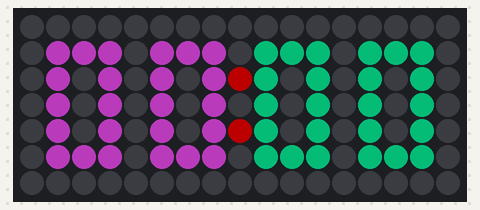
A program run on a simulated Raspberry Pi (BCM pin numbers) with a Unicorn HAT Mini. On the bench: 17×7 RGB LED matrix. Dim RGB values are drawn brighter than linear; the clock reads 2024-03-15 10:24:30 at power-on unless the program sets it.

Above: at 0.1 s.

The program:

timer.py
```python
#!/usr/bin/env python3

import time
import math
import random
import colorsys

from gpiozero import Button
from unicornhatmini import UnicornHATMini

unicornhatmini = UnicornHATMini()
unicornhatmini.set_brightness(0.3)

# Digits as 3x5 pixel elements stored as 15bits
# MSB is top-left, each 5 bits are a column
digits_5x3 = [
    0b111111000111111,  # 0
    0b100011111100001,  # 1
    0b101111010111101,  # 2
    0b101011010111111,  # 3
    0b111000010011111,  # 4
    0b111011010110111,  # 5
    0b111111010100111,  # 6
    0b100001000011111,  # 7
    0b111111010111111,  # 8
    0b111001010011111   # 9
]

R = 0
G = 1
B = 2
Y = 3

key_1 = Button(17)
key_2 = Button(22)
key_3 = Button(6)

class Display():
    """Virtual Simon display class.

    This class wraps an output device (unicornhatmini) and makes it behave like a display
    with four fixed colour lights (Red, Yellow, Blue and Green) and two 3x5 numeric digits.

    """
    def __init__(self, output_device):
        self._output = output_device
        self._width, self._height = self._output.get_shape()
        self._br_red = 0
        self._br_green = 0
        self._br_blue = 0
        self._br_yellow = 0
        self._level = 0
        self.red = (255, 0, 0)
        self.green = (0, 255, 0)
        self.blue = (0, 0, 255)
        self.yellow = (255, 255, 0)
        self._minutes = 0
        self._seconds = 0
        self._digit_left_br = 1.0
        self._digit_right_br = 1.0
        self._digit_left_color = (128, 128, 128)
        self._digit_right_color = (128, 128, 128)

    def _draw_rect(self, x, y, w, h, r, g, b):
        for ry in range(h):
            for rx in range(w):
                self._output.set_pixel(x + rx, y + ry, r, g, b)

    def _draw_digit(self, digit, x, y, r, g, b):
        digit = digits_5x3[digit]
        cols = [
            (digit >> 10) & 0b11111,
            (digit >> 5) & 0b11111,
            (digit) & 0b11111
        ]
        for dx in range(3):
            col = cols[dx]
            for dy in range(5):
                if col & (1 << (4 - dy)):
                    self._output.set_pixel(x + dx, y + dy, r, g, b)

    def clear(self):
        self._output.clear()


    def update(self, minutes, seconds):
        self.set_digits(minutes, seconds)

        #minute tens digit
        minuteTens = int(self._minutes / 10)
        r, g, b = [int(c * self._digit_left_br) for c in self._digit_left_color]
        self._draw_digit(minuteTens, 1, 1, 249, 82, 255)


        minuteOnes = int(self._minutes % 10)
        r, g, b = [int(c * self._digit_left_br) for c in self._digit_left_color]
        # self._draw_digit(minuteOnes, 5, 1, 81, 168, 255)
        self._draw_digit(minuteOnes, 5, 1, 249, 82, 255)

        secondTens = int(self._seconds / 10)
        r, g, b = [int(c * self._digit_right_br) for c in self._digit_right_color]
        self._draw_digit(secondTens, 9, 1, 5, 255, 161)

        secondOnes = int(self._seconds % 10)
        r, g, b = [int(c * self._digit_right_br) for c in self._digit_right_color]
        # self._draw_digit(secondOnes, 13, 1, 255, 97, 0)
        self._draw_digit(secondOnes, 13, 1, 5, 255, 161)

        self._draw_colon(255, 0, 0)

        self._output.show()


    def _draw_colon(self, r, g, b):
        self._output.set_pixel(8, 2, r, g, b)
        self._output.set_pixel(8, 4, r, g, b)

    def set_light_brightness(self, red, green, blue, yellow):
        self._br_red = red
        self._br_green = green
        self._br_blue = blue
        self._br_yellow = yellow

    def set_digits(self, minutes, seconds):
        self._minutes = minutes
        self._seconds = seconds

    def set_digit_brightness(self, left, right):
        self._digit_left_br = left
        self._digit_right_br = right

    def set_digit_color(self, left, right):
        self._digit_left_color = left
        self._digit_right_color = right


class Timer():

    def __init__(self, display):
        self._display = display
        self._display.set_digits(5, 1)
        curTime = time.time()
        self._display.set_light_brightness(
            1, 1, 1, 1
            # self._pulse(curTime / 2),
            # self._pulse((curTime + 0.25) / 2),
            # self._pulse((curTime + 0.5) / 2),
            # self._pulse((curTime + 0.75) / 2)
        )
        self._seconds = 0
        self._minutes = 0
        self._timerCount = 0


    def _pulse(self, time):
        """Helper to produce a sine wave with a period of 1sec"""
        return (math.sin(time * 2 * math.pi - (math.pi / 2)) + 1) / 2.0

    def _hue(self, h):
        """Helper to return an RGB colour from HSV"""
        return tuple([int(c * 255) for c in colorsys.hsv_to_rgb(h, 1.0, 1.0)])

    def key_1(self):
        self._minutes += 1
        # print("{}x{}".format(self._minutes, self._seconds))

    def key_2(self):
        self._seconds += 30

        # increase minutes instead if over 60 seconds
        if self._seconds / 60 > 1:
            self._seconds -= 60
            self._minutes += 1

    def key_3(self):
        self._seconds = 0
        self._minutes = 0

    def update(self):
        self._display.update(self._minutes, self._seconds)
        self._timerCount += 1
        if self._timerCount % 20 == 0:
            self._timerCount = 0
            if self._seconds > 0:
                self._seconds -= 1
            elif ((self._seconds == 0) and (self._minutes > 0)):
                self._minutes -= 1
                self._seconds = 59


        # curTime = time.time()
        # self._display.set_digit_brightness(
        #     self._pulse(curTime),
        #     self._pulse(curTime)
        # )
        # self._display.set_digit_color(
        #     self._hue(186),
        #     self._hue(100.44)
        # )

display = Display(output_device=unicornhatmini)
timer = Timer(display)

key_1.when_pressed = timer.key_1
key_2.when_pressed = timer.key_2
key_3.when_pressed = timer.key_3

while True:
    display.clear()
    timer.update()
    time.sleep(1.0 / 20)
```
